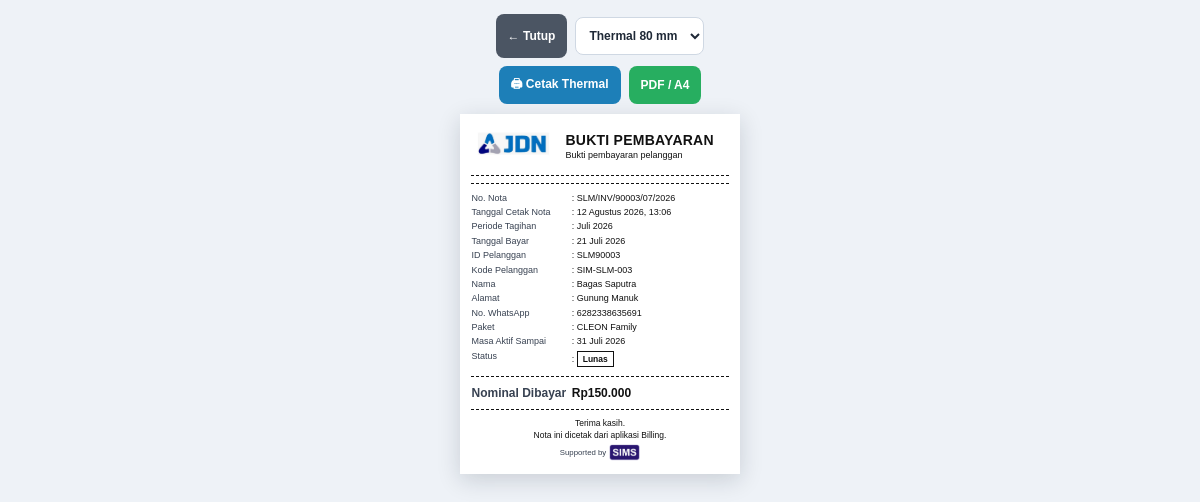
The app's page /nota_salam.php?id=53 (signed in) with its own data.
### tables this page shows
CREATE TABLE `pelanggan_salam` (
  `id` int UNSIGNED NOT NULL,
  `id_pelanggan` varchar(60) NOT NULL DEFAULT '',
  `kode_pelanggan` varchar(60) DEFAULT NULL,
  `nama` varchar(120) NOT NULL,
  `nomor_pelanggan` varchar(30) DEFAULT NULL COMMENT 'Nomor WhatsApp pelanggan',
  `alamat` varchar(255) DEFAULT NULL,
  `paket` varchar(180) NOT NULL COMMENT 'Bebas diisi admin',
  `tarif_langganan` decimal(12,2) NOT NULL DEFAULT '0.00' COMMENT 'Nominal dasar pelanggan untuk bulan berikutnya',
  `tagihan` decimal(12,2) NOT NULL DEFAULT '0.00' COMMENT 'Tagihan pada periode berjalan',
  `status_bayar` enum('Lunas','Belum Lunas') NOT NULL DEFAULT 'Belum Lunas',
  `status_pelanggan` enum('Aktif','Tidak Aktif') NOT NULL DEFAULT 'Aktif',
  `waktu` date NOT NULL COMMENT 'Tanggal awal periode tagihan',
  `langganan_selesai` date NOT NULL COMMENT 'Akhir periode tagihan / masa aktif sampai',
  `tanggal_daftar` date DEFAULT NULL,
  `tanggal_bayar` date DEFAULT NULL,
  `nominal_dibayar` decimal(12,2) DEFAULT NULL,
  `nomor_invoice` varchar(80) DEFAULT NULL,
  `created_at` timestamp NOT NULL DEFAULT CURRENT_TIMESTAMP,
  `updated_at` timestamp NOT NULL DEFAULT CURRENT_TIMESTAMP ON UPDATE CURRENT_TIMESTAMP
);

### helpers_salam.php (called while the page is built, shortened)
<?php
function salamNormalisasiKunci(?string $value): string
{
    $value = trim((string) $value);
    if (function_exists('iconv')) {
        $converted = @iconv('UTF-8', 'ASCII//TRANSLIT//IGNORE', $value);
        if ($converted !== false) {
            $value = $converted;
        }
    }
    $value = strtolower($value);
    return preg_replace('/[^a-z0-9]+/', '', $value) ?? '';
}
function salamIsSuperAdmin(): bool
{
    return !empty($_SESSION['login'])
        && strtolower((string) ($_SESSION['role'] ?? '')) === 'superadmin';
}
function salamIsWilayahSemua(?string $value): bool
{
    return in_array(salamNormalisasiKunci($value), ['semua', 'semuawilayah', 'all'], true);
}
function salamIsAdminSemuaWilayah(): bool
{
    return !empty($_SESSION['login'])
        && strtolower((string) ($_SESSION['role'] ?? '')) === 'admin'
        && salamIsWilayahSemua($_SESSION['wilayah'] ?? '');
}
function salamCanAccessAllWilayah(): bool
{
    return salamIsSuperAdmin() || salamIsAdminSemuaWilayah();
}
function salamScopeCondition(mysqli $koneksi, string $column = 'alamat'): string
{
    if (salamCanAccessAllWilayah()) {
        return '1=1';
    }
    $key = $koneksi->real_escape_string(salamKunciWilayahLogin());
    return salamSqlNormalisasiAlamat($column) . " = '{$key}'";
}
function salamFindPelangganById(mysqli $koneksi, int $id): ?array
{
    $scope = salamScopeCondition($koneksi, 'alamat');
    $stmt = $koneksi->prepare("SELECT * FROM pelanggan_salam WHERE id = ? AND {$scope} LIMIT 1");
    $stmt->bind_param('i', $id);
    $stmt->execute();
    $row = $stmt->get_result()->fetch_assoc() ?: null;
    return $row;
}
function salamBulananIndonesia(?string $date, bool $withDay = true): string
{
    $time = strtotime($date);
    $months = [1=>'Januari',2=>'Februari',3=>'Maret',4=>'April',5=>'Mei',6=>'Juni',7=>'Juli',8=>'Agustus',9=>'September',10=>'Oktober',11=>'November',12=>'Desember'];
    $month = $months[(int) date('n', $time)] ?? date('F', $time);
    return $withDay ? date('j', $time) . ' ' . $month . ' ' . date('Y', $time) : $month . ' ' . date('Y', $time);
}
function salamTanggalWaktuIndonesia(?string $dateTime = null): string
{
    $time = $dateTime ? strtotime($dateTime) : time();
    return salamBulananIndonesia(date('Y-m-d', $time), true) . ', ' . date('H:i', $time);
}
?>

### nota_salam.php (the view, shortened to what this page needs)
<?php
require_once __DIR__ . '/db_salam.php';
require_once __DIR__ . '/helpers_salam.php';
$thermalDipilih = isset($_GET['thermal']) ? (int) $_GET['thermal'] : 80;
$daftarUkuranThermal = [57, 58, 80];
$ukuranThermal = in_array($thermalDipilih, $daftarUkuranThermal, true) ? $thermalDipilih : 80;
$modeCetak = (isset($_GET['mode']) && $_GET['mode'] === 'a4') ? 'a4' : 'thermal';
$id = (int) ($_GET['id'] ?? 0);
$data = salamFindPelangganById($koneksi, $id);
$isLunas = ($data['status_bayar'] ?? '') === 'Lunas';
$judulNota = $isLunas ? 'BUKTI PEMBAYARAN' : 'NOTA TAGIHAN';
$subjudul = $isLunas ? 'Bukti pembayaran pelanggan' : 'Informasi tagihan pelanggan';
$nominal = $isLunas ? (float) ($data['nominal_dibayar'] ?? $data['tarif_langganan'] ?? 0) : (float) ($data['tagihan'] ?? 0);
$nomorNota = !empty($data['nomor_invoice']) ? (string) $data['nomor_invoice'] : salamKodeWilayah($data['alamat'] ?? '') . '-' . date('Ym') . '-' . str_pad((string)$data['id'],5,'0',STR_PAD_LEFT);
$tanggalCetak = salamTanggalWaktuIndonesia();
$periodeTagihan = salamBulananIndonesia($data['waktu'] ?? null, false);
$masaAktif = salamBulananIndonesia($data['langganan_selesai'] ?? null, true);
$tanggalBayar = $isLunas ? salamBulananIndonesia($data['tanggal_bayar'] ?? null, true) : '-';
?>
<!doctype html>
<html lang="id">
<head>
</head>
<body class="mode-<?= htmlspecialchars($modeCetak); ?>">
    <div class="toolbar">
        <a class="btn-close" href="dashboard_salam.php">← Tutup</a>
        <select id="thermal-size" aria-label="Ukuran kertas thermal">
            <option value="80" <?= $ukuranThermal === 80 ? 'selected' : ''; ?>>Thermal 80 mm</option>
        </select>
        <button class="btn-thermal" type="button" onclick="cetakThermal()">🖨 Cetak Thermal</button>
        <button class="btn-a4" type="button" onclick="cetakA4()">PDF / A4</button>
    </div>
    <main class="nota">
        <header class="thermal-header">
            <img class="logo-sims" src="logo_JDN.jpeg" alt="Logo SIMS">
            <div class="header-info">
                <div class="brand-name"><?= htmlspecialchars($judulNota); ?></div>
                <div class="subtitle"><?= htmlspecialchars($subjudul); ?></div>
            </div>
        </header>
        <div class="line"></div>
        <table>
            <tr><td>No. Nota</td><td>: <?= htmlspecialchars($nomorNota); ?></td></tr>
            <tr><td>Tanggal Cetak Nota</td><td>: <?= htmlspecialchars($tanggalCetak); ?></td></tr>
            <tr><td>Periode Tagihan</td><td>: <?= htmlspecialchars($periodeTagihan); ?></td></tr>
            <?php if ($isLunas): ?><tr><td>Tanggal Bayar</td><td>: <?= htmlspecialchars($tanggalBayar); ?></td></tr><?php endif; ?>
            <tr><td>ID Pelanggan</td><td>: <?= htmlspecialchars((string)($data['id_pelanggan'] ?? '-')); ?></td></tr>
            <?php if (!empty($data['kode_pelanggan'])): ?><tr><td>Kode Pelanggan</td><td>: <?= htmlspecialchars((string)$data['kode_pelanggan']); ?></td></tr><?php endif; ?>
            <tr><td>Nama</td><td>: <?= htmlspecialchars((string)($data['nama'] ?? '-')); ?></td></tr>
            <tr><td>Alamat</td><td>: <?= htmlspecialchars((string)(!empty($data['alamat']) ? $data['alamat'] : '-')); ?></td></tr>
            <?php if (!empty($data['nomor_pelanggan'])): ?><tr><td>No. WhatsApp</td><td>: <?= htmlspecialchars((string)$data['nomor_pelanggan']); ?></td></tr><?php endif; ?>
            <tr><td>Paket</td><td>: <?= htmlspecialchars((string)($data['paket'] ?? '-')); ?></td></tr>
            <tr><td>Masa Aktif Sampai</td><td>: <?= htmlspecialchars($masaAktif); ?></td></tr>
            <tr><td>Status</td><td>: <span class="status"><?= htmlspecialchars((string)($data['status_bayar'] ?? '-')); ?></span></td></tr>
        </table>
        <div class="line"></div>
        <table>
            <tr><td class="total"><?= $isLunas ? 'Nominal Dibayar' : 'Total Tagihan'; ?></td><td class="total">Rp<?= number_format($nominal, 0, ',', '.'); ?></td></tr>
        </table>
        <div class="line"></div>
        <div class="foot">
            <div class="foot-line">Terima kasih.</div>
            <div class="foot-line">Nota ini dicetak dari aplikasi Billing.</div>
            <div class="support-sims" aria-label="Supported by SIMS">
                <span>Supported by</span>
                <img class="support-logo-sims" src="logo_sims.png" alt="SIMS">
            </div>
        </div>
    </main>
</body>
</html>

### records on screen
pelanggan_salam: status_bayar "BUKTI PEMBAYARAN", status_bayar "Bukti pembayaran pelanggan", nomor_invoice "SLM/INV/90003/07/2026", waktu "Juli 2026", tanggalBayar "21 Juli 2026", id_pelanggan "SLM90003", kode_pelanggan "SIM-SLM-003", nama "Bagas Saputra", alamat "Gunung Manuk", nomor_pelanggan "6282338635691", paket "CLEON Family", langganan_selesai "31 Juli 2026", status_bayar "Lunas", nominal "150.000"

### other values on screen
$tanggalCetak "12 Agustus 2026, 13:06"
